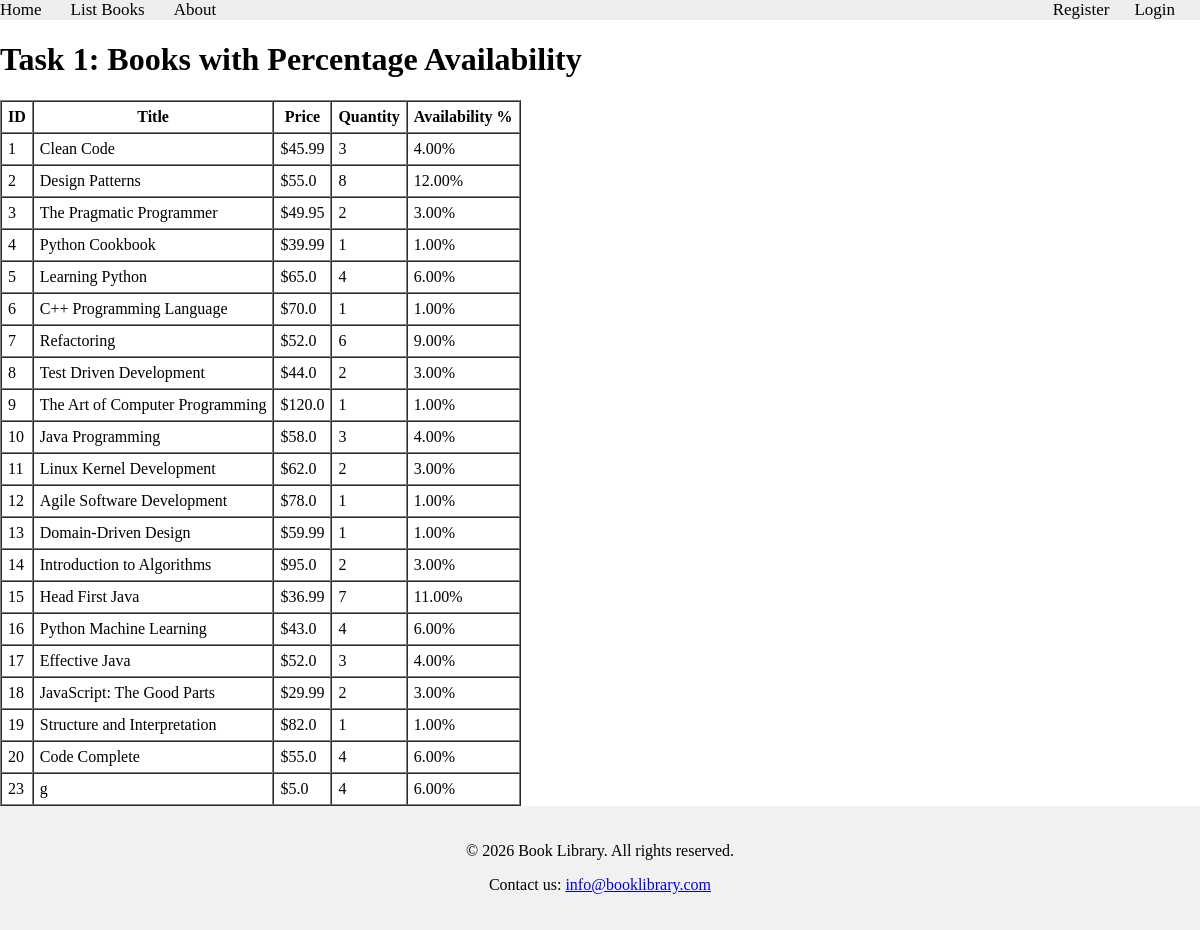
The app's page /books/lab9/task1 with its own data.
### apps/bookmodule/models.py (models this page shows, shortened)
class Book(models.Model):
    title = models.CharField(max_length=100)
    price = models.FloatField(default=0.0)
    quantity = models.IntegerField(default=1)
    pubdate = models.DateTimeField()
    rating = models.SmallIntegerField(default=1)
    publisher = models.ForeignKey(Publisher, null=True, on_delete=models.SET_NULL)
    authors = models.ManyToManyField(Author)

### apps/bookmodule/views.py (the view)
# urls.py: path('lab9/task1', views.lab9_task1, name="books.lab9.task1"),
def lab9_task1(request):
    total_quantity = Book.objects.aggregate(Sum('quantity')) ['quantity__sum'] or 1
    books = Book.objects.annotate(
        availability=F('quantity') * 100 / total_quantity)
    return render(request, 'bookmodule/lab9_task1.html', {'books': books})

### apps/template/bookmodule/lab9_task1.html (shortened to what this page needs)
{% extends "layouts/base.html" %}
{% block content %}
<h1>Task 1: Books with Percentage Availability</h1>
<table border="1" cellpadding="6" cellspacing="0">
    <thead>
        <tr>
            <th>ID</th><th>Title</th><th>Price</th><th>Quantity</th><th>Availability %</th>
        </tr>
    </thead>
    <tbody>
        {% for book in books %}
        <tr>
            <td>{{ book.id }}</td>
            <td>{{ book.title }}</td>
            <td>${{ book.price }}</td>
            <td>{{ book.quantity }}</td>
            <td>{{ book.availability|floatformat:2 }}%</td>
        </tr>
        {% empty %}
        <tr><td colspan="5">No books found.</td></tr>
        {% endfor %}
    </tbody>
</table>
{% endblock content %}

### apps/template/layouts/base.html (style rules this page uses)
body { display: flex; flex-direction: column; min-height: 100vh; margin: 0; }

### records on screen
Book: id "1", title "Clean Code", price "45.99", quantity "3", availability "4.00"
Book: id "2", title "Design Patterns", price "55.0", quantity "8", availability "12.00"
Book: id "3", title "The Pragmatic Programmer", price "49.95", quantity "2", availability "3.00"
Book: id "4", title "Python Cookbook", price "39.99", quantity "1", availability "1.00"
Book: id "5", title "Learning Python", price "65.0", quantity "4", availability "6.00"
Book: id "6", title "C++ Programming Language", price "70.0", quantity "1", availability "1.00"
Book: id "7", title "Refactoring", price "52.0", quantity "6", availability "9.00"
Book: id "8", title "Test Driven Development", price "44.0", quantity "2", availability "3.00"
Book: id "9", title "The Art of Computer Programming", price "120.0", quantity "1", availability "1.00"
Book: id "10", title "Java Programming", price "58.0", quantity "3", availability "4.00"
Book: id "11", title "Linux Kernel Development", price "62.0", quantity "2", availability "3.00"
Book: id "12", title "Agile Software Development", price "78.0", quantity "1", availability "1.00"
Book: id "13", title "Domain-Driven Design", price "59.99", quantity "1", availability "1.00"
Book: id "14", title "Introduction to Algorithms", price "95.0", quantity "2", availability "3.00"
Book: id "15", title "Head First Java", price "36.99", quantity "7", availability "11.00"
Book: id "16", title "Python Machine Learning", price "43.0", quantity "4", availability "6.00"
Book: id "17", title "Effective Java", price "52.0", quantity "3", availability "4.00"
Book: id "18", title "JavaScript: The Good Parts", price "29.99", quantity "2", availability "3.00"
Book: id "19", title "Structure and Interpretation", price "82.0", quantity "1", availability "1.00"
Book: id "20", title "Code Complete", price "55.0", quantity "4", availability "6.00"
Book: id "23", title "g", price "5.0", quantity "4", availability "6.00"
